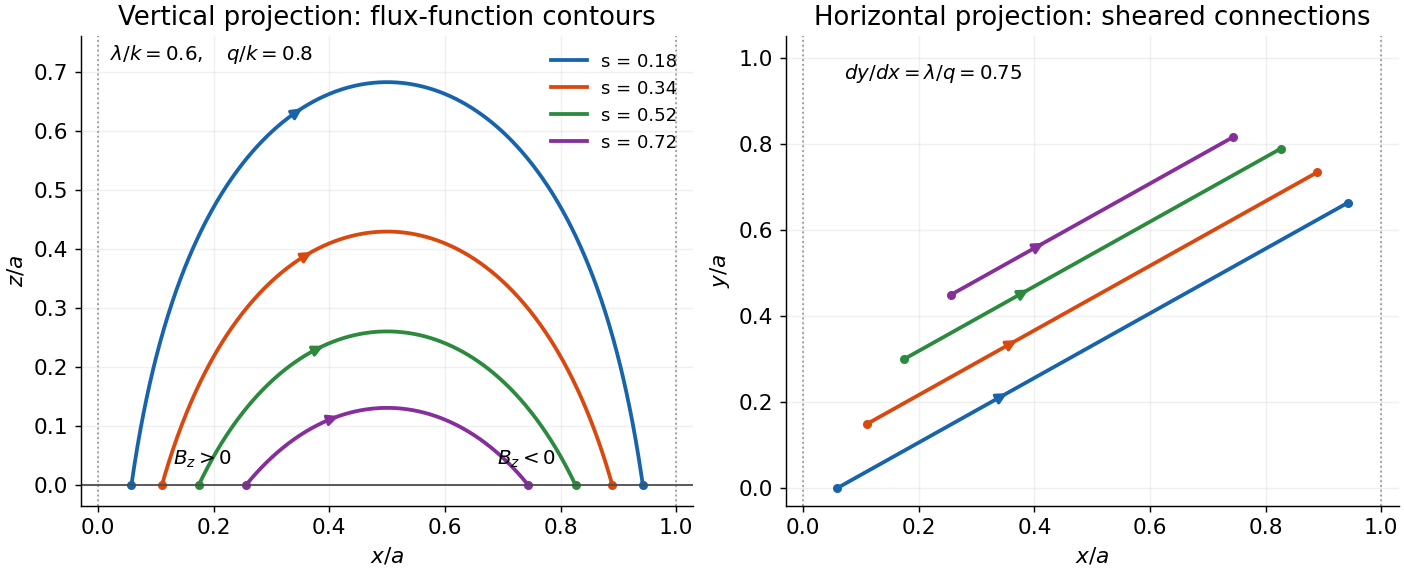

Reproduce this figure in Python.
"""Original linear force-free arcade projections; Python 3.14, numpy, matplotlib."""
from pathlib import Path
import numpy as np
import matplotlib
matplotlib.use('Agg')
import matplotlib.pyplot as plt

plt.rcParams.update({'font.size': 12, 'axes.spines.top': False, 'axes.spines.right': False})
k = np.pi
lam = .6*k
q = .8*k
fig, axes = plt.subplots(1, 2, figsize=(10.8, 4.4), constrained_layout=True, facecolor='white')
colors = ['#1864ab', '#d9480f', '#2b8a3e', '#862e9c']
for j, (s, color) in enumerate(zip([.18, .34, .52, .72], colors)):
    xm = np.arcsin(s)/k
    xp = 1-xm
    x = np.linspace(xm, xp, 501)
    z = np.log(np.sin(k*x)/s)/q
    y = .15*j + (lam/q)*(x-xm)
    for ax, ordinate in zip(axes, [z, y]):
        ax.plot(x, ordinate, color=color, lw=2.1, label=f's = {s:.2f}')
        ix = 155
        ax.annotate('', xy=(x[ix+15], ordinate[ix+15]), xytext=(x[ix], ordinate[ix]), arrowprops={'arrowstyle': '-|>', 'color': color, 'lw': 1.8})
        ax.plot([xm, xp], [ordinate[0], ordinate[-1]], 'o', color=color, ms=4)
for ax in axes:
    ax.axvline(0, color='.6', lw=1, ls=':')
    ax.axvline(1, color='.6', lw=1, ls=':')
    ax.set_xlim(-.03, 1.03)
    ax.set_xlabel(r'$x/a$')
    ax.grid(alpha=.18)
axes[0].axhline(0, color='.3', lw=1)
axes[0].set_ylim(-.035, .76)
axes[0].set_ylabel(r'$z/a$')
axes[0].set_title('Vertical projection: flux-function contours')
axes[0].text(.02, .72, r'$\lambda/k=0.6,\quad q/k=0.8$', fontsize=11)
axes[0].text(.13, .035, r'$B_z>0$', fontsize=11)
axes[0].text(.69, .035, r'$B_z<0$', fontsize=11)
axes[0].legend(loc='upper right', frameon=False, fontsize=10)
axes[1].set_ylim(-.04, 1.05)
axes[1].set_ylabel(r'$y/a$')
axes[1].set_title('Horizontal projection: sheared connections')
axes[1].text(.07, .95, r'$dy/dx=\lambda/q=0.75$', fontsize=11)
fig.savefig(Path.cwd()/Path(__file__).with_suffix('.png').name, dpi=130, facecolor='white', transparent=False)
plt.close(fig)
